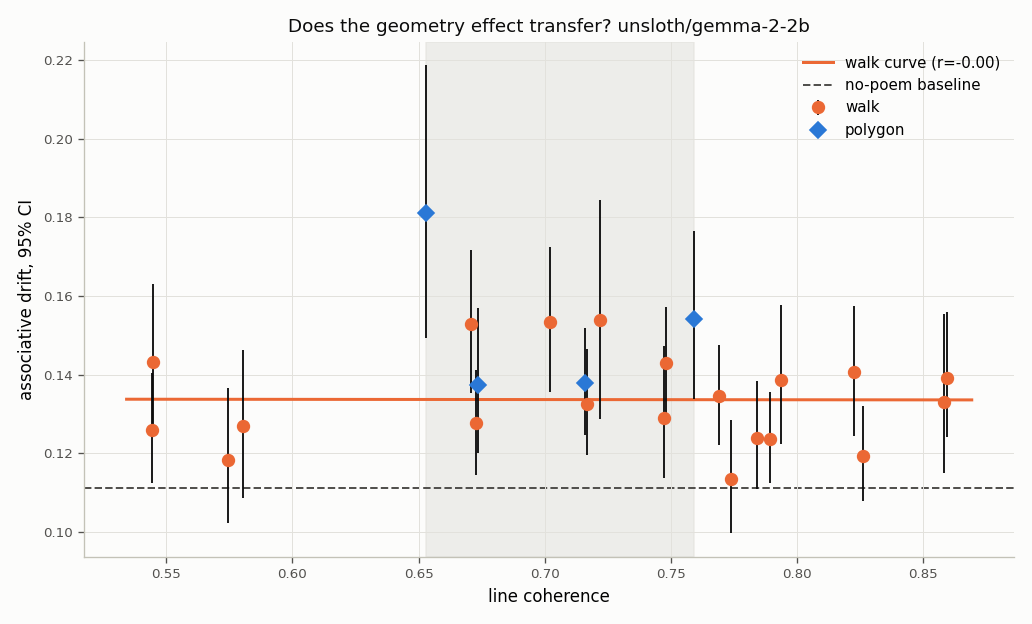

Write Python code to recreate this figure.
"""geometry_gemma — does the selection-geometry effect transfer to a second model?

`coherence_collinearity` established three separable levers on Llama-3.2-1B: line coherence
(-0.109/unit), poem lexical diversity (-0.117/unit), and a selection-geometry term of +0.016 that
survives controlling for both. Its stated bound was that all of it lives inside one semantic mask on
one model. This replays the identical stimuli through Gemma-2-2B.

**The stimuli are model-independent**, built from the phrase graph with no model in the loop, so
this is a clean transfer test: same 24 poems, same seeds, same drift measure, different listener.
A no-poem baseline is added because the headline bound — nothing beats baseline — has to be
re-established per model rather than assumed.

**Why the base model and not gemma-2-2b-it.** Probed first, because `explore/README.md` already logs
"instruct-tuned models analyse the poem instead of inhabiting it". Gemma-2-2B-it does exactly that:
6 of 6 continuations after a poem came back as literary criticism with markdown headers and
discussion questions ("**Here's why this poem isn't easily summarized**"), while the no-poem baseline
produced ordinary meditation prose. That failure is *differential by condition*, so it would not
cancel — and screening the analysis-mode generations out would condition on an outcome that differs
by condition, which is the trap this folder keeps falling into. Three prompt variants were tried;
the best (an explicit "do not explain or analyse" instruction) still left 2 of 6 contaminated.

The base model has no chat behaviour to suppress. `ANALYSIS` below is retained as a **diagnostic**:
its rate is reported per condition, and if it is not near zero the measure is not valid here and the
run says so rather than quietly reporting numbers.

**Batched generation.** 4 batches of 25 rather than 100 sequential calls. Measured on this machine
after warm-up: 0.70 s/sequence batched against 4.24 s/sequence one at a time, which is the difference
between 30 minutes and 4.8 hours. Every condition draws the same four batch seeds, so conditions
still meet matched sampling noise. This does change the RNG stream relative to the sequential Llama
runs, so absolute drift values are not comparable across the two scripts — only the *effects* are,
which is what transfers or fails to.

Usage: python3 explore/hypnagogia/geometry_gemma.py [--smoke] [--model NAME]
Outputs (committed): geometry_gemma.csv, geometry_gemma_summary.csv, geometry_gemma.png
"""
import argparse
import importlib.util
import re
import time
from pathlib import Path

import numpy as np
import pandas as pd
import torch
from scipy import stats

from spiritbench.config import load_config, REPO_ROOT
from spiritbench.listener.model import HiddenStateModel
from spiritbench.stimuli import adapter as ad
from spiritbench.stimuli.phrase_bank import load_nrc

HERE = Path(__file__).resolve().parent
SCRATCH = REPO_ROOT / "explore/scratch/geometry_gemma"
GEN_PROMPT = "I close my eyes, and what comes to mind is"
WORD = re.compile(r"[a-z']+")
N_GEN, GEN_TOK, BATCH, N_BOOT, N_LINES = 100, 110, 25, 10000, 16
STARTS = {"S1": (0.50, 0.50), "S2": (0.60, 0.25), "S3": (0.40, 0.45), "S4": (0.70, 0.30)}
WEIGHTS = [0.0, 0.04, 0.07, 0.1, 0.3]
DEFAULT_MODEL = "unsloth/gemma-2-2b"
# Two diagnostics, because conflating them is what went wrong the first time.
# STRUCTURAL is the real failure: a model formatting a critique instead of continuing. It is what
# gemma-2-2b-it does (markdown headers, bullet analysis, "Here's why this poem...").
# VOCAB merely mentions poetry, which on a base model is usually *free association itself* —
# "not this poem but something much older: John Donne's Elegy 1", "that song by Leonard Cohen".
# Measured on 100 base-model generations across baseline, two polygon builds and a walk build:
# STRUCTURAL 0/100, VOCAB-only 13/100. So the loose union flags valid, high-drift continuations.
STRUCTURAL = re.compile(r"\*\*|^\s*[\*\-]\s|^\s*(here'?s why|explanation|analysis)\b", re.I | re.M)
VOCAB = re.compile(r"\b(poem|stanza|speaker|imagery|metaphor|evokes?|the author|these lines|"
                   r"this piece|reflects on|symboli)\b", re.I)
ANALYSIS = STRUCTURAL   # the validity gate keys on structural critique only


def _mod(name, path):
    s = importlib.util.spec_from_file_location(name, path)
    m = importlib.util.module_from_spec(s)
    s.loader.exec_module(m)
    return m


hr = _mod("hr", HERE / "run.py")
ws = _mod("ws", HERE / "weighted_selection.py")
ds = _mod("ds", HERE / "drift_search.py")
cp, hy, rb = hr.cp, hr.hy, hr.rb


def main():
    ap = argparse.ArgumentParser()
    ap.add_argument("--smoke", action="store_true")
    ap.add_argument("--model", default=DEFAULT_MODEL)
    args = ap.parse_args()
    n_gen = BATCH if args.smoke else N_GEN
    SCRATCH.mkdir(parents=True, exist_ok=True)

    cfg = load_config()
    nrc = load_nrc(cfg["nrc_lexicon"])
    art = ad.load_art(str(REPO_ROOT / "data/phrase_bank/phrase_graph.json"))
    ok, vocab = cp.clean_mask(art, cfg["glove_path"])
    no_minor = np.array([not (rb.MINOR & set(rb.WORD.findall(art.word(i).lower())))
                         for i in range(len(art.nodes))])
    screen_ok = np.array([not ds.screened(art.word(i)) for i in range(len(art.nodes))])
    mask = ok & no_minor & screen_ok & hr.facet_union(art, hy.FACETS, vocab, cfg["glove_path"])
    tva = tuple(np.mean([[nrc[w][0], nrc[w][1]]
                         for wss in hy.FACETS.values() for w in wss if w in nrc], axis=0))

    builds = {}
    for k, s in STARTS.items():
        builds[f"polygon_{k}"] = (
            ad.apply_mask_to_path(art, ad.polygon_pca(art, s, tva, N_LINES, 42), mask),
            "polygon", np.nan, k)
        for w in WEIGHTS:
            nm = f"walk_{k}" if w == 0.3 else f"walk_w{int(w * 1000):03d}_{k}"
            builds[nm] = (ws.walk_weighted(art, mask, tva, N_LINES, w, start_va=s), "walk", w, k)

    texts, meta = {}, {}
    for nm, (ids, fam, w, k) in builds.items():
        texts[nm] = ".\n".join(art.word(i) for i in ids)
        tk = [t for i in ids for t in WORD.findall(art.word(i).lower())]
        meta[nm] = dict(build=nm, family=fam, w=w, origin=k,
                        coherence=hr.line_coherence(art, ids),
                        poem_ttr=len(set(tk)) / len(tk), n_distinct=len(set(ids)))
    texts["baseline"] = ""
    meta["baseline"] = dict(build="baseline", family="baseline", w=np.nan, origin="-",
                            coherence=np.nan, poem_ttr=np.nan, n_distinct=0)
    order = ["baseline"] + list(builds)
    print(f"{args.model} · {len(order)} conditions ({len(builds)} poems + baseline)\n", flush=True)

    model = HiddenStateModel(args.model, device=cfg["device"])
    tok, net, dev = model.tokenizer, model.model, model.device
    pre = cfg["preamble"]
    WV, WK = ds.load_wordvecs(cfg)

    def embed(t):
        ts = [x for x in WORD.findall(t.lower()) if x in WK]
        if not ts:
            return None
        v = WV[[WK[x] for x in ts]].mean(0)
        return v / max(np.linalg.norm(v), 1e-9)

    t0 = time.time()
    rows = []
    for nm in order:
        cpath = SCRATCH / f"{nm}.csv"
        if cpath.exists() and not args.smoke:
            d = pd.read_csv(cpath)
            d["build"] = nm
            rows.append(d)
            print(f"  {nm:<18} cached  drift {d.drift.mean():.4f}", flush=True)
            continue
        body = texts[nm]
        ii = tok(pre + (body + "\n\n" if body else "") + GEN_PROMPT, return_tensors="pt").to(dev)
        recs = []
        for b0 in range(0, n_gen, BATCH):
            n = min(BATCH, n_gen - b0)
            torch.manual_seed(5000 + b0 // BATCH)      # same batch seeds for every condition
            with torch.no_grad():
                o = net.generate(**ii, max_new_tokens=GEN_TOK, do_sample=True, temperature=0.9,
                                 top_p=0.95, repetition_penalty=1.2, pad_token_id=tok.eos_token_id,
                                 num_return_sequences=n)
            for j in range(n):
                txt = tok.decode(o[j, ii["input_ids"].shape[1]:], skip_special_tokens=True)
                es = [e for e in (embed(x) for x in re.split(r"[.!?\n]+", txt) if len(x.split()) > 2)
                      if e is not None]
                hops = [1 - es[i] @ es[i + 1] for i in range(len(es) - 1)]
                toks = WORD.findall(txt.lower())
                recs.append(dict(condition=nm, gen=b0 + j, n_hops=len(hops),
                                 drift=float(np.mean(hops)) if hops else np.nan,
                                 ttr=len(set(toks)) / len(toks) if toks else np.nan,
                                 n_tokens=len(toks),
                                 analysis_mode=bool(ANALYSIS.search(txt)),
                                 vocab_mention=bool(VOCAB.search(txt)),
                                 head=txt.strip()[:160]))   # so a later re-read can audit the flags
        d = pd.DataFrame(recs)
        if not args.smoke:
            d.to_csv(cpath, index=False)
        d["build"] = nm
        rows.append(d)
        print(f"  {nm:<18} drift {d.drift.mean():.4f} ({d.drift.notna().sum()} usable, "
              f"analysis-mode {d.analysis_mode.mean():.0%}) [{time.time() - t0:.0f}s]", flush=True)

    df = pd.concat(rows, ignore_index=True)
    df.to_csv(HERE / "geometry_gemma.csv", index=False)

    amr = df.analysis_mode.mean()
    print(f"\nVALIDITY CHECK — analysis-mode rate overall {amr:.1%} "
          f"(poems {df[df.build != 'baseline'].analysis_mode.mean():.1%}, "
          f"baseline {df[df.build == 'baseline'].analysis_mode.mean():.1%})")
    if amr > 0.15:
        print("  *** HIGH: this model is critiquing the poems rather than continuing from them.")
        print("  *** Drift here measures how far a literary analysis wanders. Treat as INVALID.")
    else:
        print("  low — continuations are free-associative, so drift means what it means on Llama")

    boot = np.random.default_rng(0)
    per, summ = {}, []
    for nm in order:
        v = df[df.build == nm].drift.dropna().to_numpy()
        per[nm] = v
        bs = np.array([boot.choice(v, len(v), True).mean() for _ in range(N_BOOT)])
        summ.append(dict(meta[nm], n=len(v), drift=v.mean(),
                         ci_lo=np.percentile(bs, 2.5), ci_hi=np.percentile(bs, 97.5),
                         mean_hops=df[df.build == nm].n_hops.mean(),
                         analysis_rate=df[df.build == nm].analysis_mode.mean()))
    s = pd.DataFrame(summ)
    s.to_csv(HERE / "geometry_gemma_summary.csv", index=False)
    print("\n" + s.sort_values("drift", ascending=False).round(4).to_string(index=False))

    base = s[s.family == "baseline"].drift.iloc[0]
    poems = s[s.family != "baseline"]
    print(f"\nbaseline {base:.4f} · best poem {poems.drift.max():.4f} "
          f"({poems.loc[poems.drift.idxmax(), 'build']}) · "
          f"{'a poem BEATS baseline here' if poems.drift.max() > base else 'nothing beats baseline, as on Llama'}")

    wk, pg = poems[poems.family == "walk"], poems[poems.family == "polygon"]
    lr = stats.linregress(wk.coherence, wk.drift)
    print(f"\nwalk coherence curve (n={len(wk)}): slope {lr.slope:+.4f}, r={lr.rvalue:+.2f}, "
          f"p={lr.pvalue:.4f}")
    pred = lr.intercept + lr.slope * pg.coherence
    resid = pg.drift.to_numpy() - pred.to_numpy()
    rb_ = np.array([np.mean([boot.choice(per[nm], len(per[nm]), True).mean() for nm in pg.build]
                            - pred.to_numpy()) for _ in range(N_BOOT)])
    lo, hi = np.percentile(rb_, [2.5, 97.5])
    print(f"polygon residual from that curve: {resid.mean():+.4f}  [{lo:+.4f}, {hi:+.4f}]  "
          f"({int((resid > 0).sum())}/{len(resid)} positive)")

    def ols(d, cols, label):
        X = np.column_stack([np.ones(len(d))] + [
            (d.family == "polygon").astype(float).to_numpy() if c == "fam" else d[c].to_numpy()
            for c in cols])
        y = d.drift.to_numpy()
        be, *_ = np.linalg.lstsq(X, y, rcond=None)
        r = y - X @ be
        dof = len(d) - X.shape[1]
        se = np.sqrt(np.sum(r ** 2) / dof * np.diag(np.linalg.inv(X.T @ X)))
        i = cols.index("fam") + 1
        tv = be[i] / se[i]
        print(f"  {label:<44} {be[i]:+.4f}  se {se[i]:.4f}  p {2 * stats.t.sf(abs(tv), dof):.4f}")
        return be, se, cols

    print("\nGEOMETRY TERM (Llama gave +0.0160 to +0.0220 across these):")
    ols(poems, ["coherence", "fam"], "24 builds ~ coherence")
    be, se, cols = ols(poems, ["coherence", "poem_ttr", "fam"], "24 builds ~ coherence + poem TTR")
    ols(poems, ["coherence", "poem_ttr", "mean_hops", "fam"], "24 builds ~ + mean hops")
    # both sides must be re-indexed: `poems` is a filtered slice, so get_dummies inherits its
    # gappy index and a one-sided reset makes concat align on nothing and emit NaN rows.
    pr = poems.reset_index(drop=True)
    O = pd.get_dummies(pr.origin, prefix="o", drop_first=True).astype(float)
    fe = pd.concat([pr, O], axis=1)
    assert not fe[["coherence", "poem_ttr", "o_S2", "o_S3", "o_S4"]].isna().any().any(), \
        "origin fixed-effect design matrix has NaNs"
    ols(fe, ["coherence", "poem_ttr", "o_S2", "o_S3", "o_S4", "fam"], "24 builds ~ + origin fixed effects")
    lo_, hi_ = max(wk.coherence.min(), pg.coherence.min()), min(wk.coherence.max(), pg.coherence.max())
    b = poems[(poems.coherence >= lo_) & (poems.coherence <= hi_)]
    t = stats.ttest_ind(b[b.family == "polygon"].drift, b[b.family == "walk"].drift)
    print(f"  {'matched band, raw difference':<44} "
          f"{b[b.family == 'polygon'].drift.mean() - b[b.family == 'walk'].drift.mean():+.4f}"
          f"{'':>17}p {t.pvalue:.4f}  (n={len(b)})")

    print(f"\ncoherence {be[1]:+.4f} (Llama -0.1085) · poem TTR {be[2]:+.4f} (Llama -0.1170)")

    # Analysis-mode is DIFFERENTIAL here (polygon ~0.21, walk ~0.13, baseline 0.04), and it points
    # the same way as the effect, so it has to be shown not to be the effect.
    print("\nANALYSIS-MODE ROBUSTNESS (rate is differential: polygon "
          f"{pg.analysis_rate.mean():.2f}, walk {wk.analysis_rate.mean():.2f}, baseline "
          f"{s[s.family == 'baseline'].analysis_rate.iloc[0]:.2f})")
    fl = df[df.build != "baseline"].dropna(subset=["drift"])
    print(f"  drift of flagged {fl[fl.analysis_mode].drift.mean():.4f} "
          f"(n={fl.analysis_mode.sum()}) vs unflagged {fl[~fl.analysis_mode].drift.mean():.4f} "
          f"(n={(~fl.analysis_mode).sum()})")
    clean = (fl[~fl.analysis_mode].groupby("build").drift.agg(["mean", "count"])
             .rename(columns={"mean": "drift", "count": "n_clean"}))
    pc = poems.drop(columns=["drift", "n"]).merge(clean, left_on="build", right_index=True)
    ols(pc, ["coherence", "poem_ttr", "fam"], "refit on UNFLAGGED generations only")
    ols(poems, ["coherence", "poem_ttr", "analysis_rate", "fam"], "with per-build analysis rate as a covariate")

    import matplotlib
    matplotlib.use("Agg")
    import matplotlib.pyplot as plt
    BLUE, ORANGE, INK, MUTED, GRID = "#2a78d6", "#eb6834", "#0b0b0b", "#52514e", "#e2e1dc"
    fig, ax = plt.subplots(figsize=(8.6, 5.2), dpi=120)
    fig.patch.set_facecolor("#fcfcfb"); ax.set_facecolor("#fcfcfb")
    xs = np.linspace(poems.coherence.min() - .01, poems.coherence.max() + .01, 50)
    ax.plot(xs, lr.intercept + lr.slope * xs, color=ORANGE, lw=1.8, zorder=2,
            label=f"walk curve (r={lr.rvalue:+.2f})")
    ax.axvspan(lo_, hi_, color=GRID, alpha=.55, zorder=0)
    ax.axhline(base, color=MUTED, ls="--", lw=1.2, zorder=1, label="no-poem baseline")
    for fam, c, mk in (("walk", ORANGE, "o"), ("polygon", BLUE, "D")):
        q = poems[poems.family == fam]
        ax.errorbar(q.coherence, q.drift, yerr=[q.drift - q.ci_lo, q.ci_hi - q.drift],
                    fmt=mk, ms=7, color=c, ecolor=INK, elinewidth=1.1, lw=0, zorder=4, label=fam)
    ax.set_xlabel("line coherence"); ax.set_ylabel("associative drift, 95% CI")
    ax.set_title(f"Does the geometry effect transfer? {args.model}", fontsize=11, color=INK)
    ax.legend(frameon=False, fontsize=9)
    ax.grid(color=GRID, lw=.6, zorder=0)
    for sp in ("top", "right"):
        ax.spines[sp].set_visible(False)
    for sp in ("left", "bottom"):
        ax.spines[sp].set_color("#c3c2b7")
    ax.tick_params(colors=MUTED, labelsize=8)
    fig.tight_layout()
    fig.savefig(HERE / "geometry_gemma.png", facecolor=fig.get_facecolor())
    print(f"\nwrote geometry_gemma.csv geometry_gemma_summary.csv geometry_gemma.png "
          f"({(time.time() - t0) / 60:.1f} min)")


if __name__ == "__main__":
    main()
